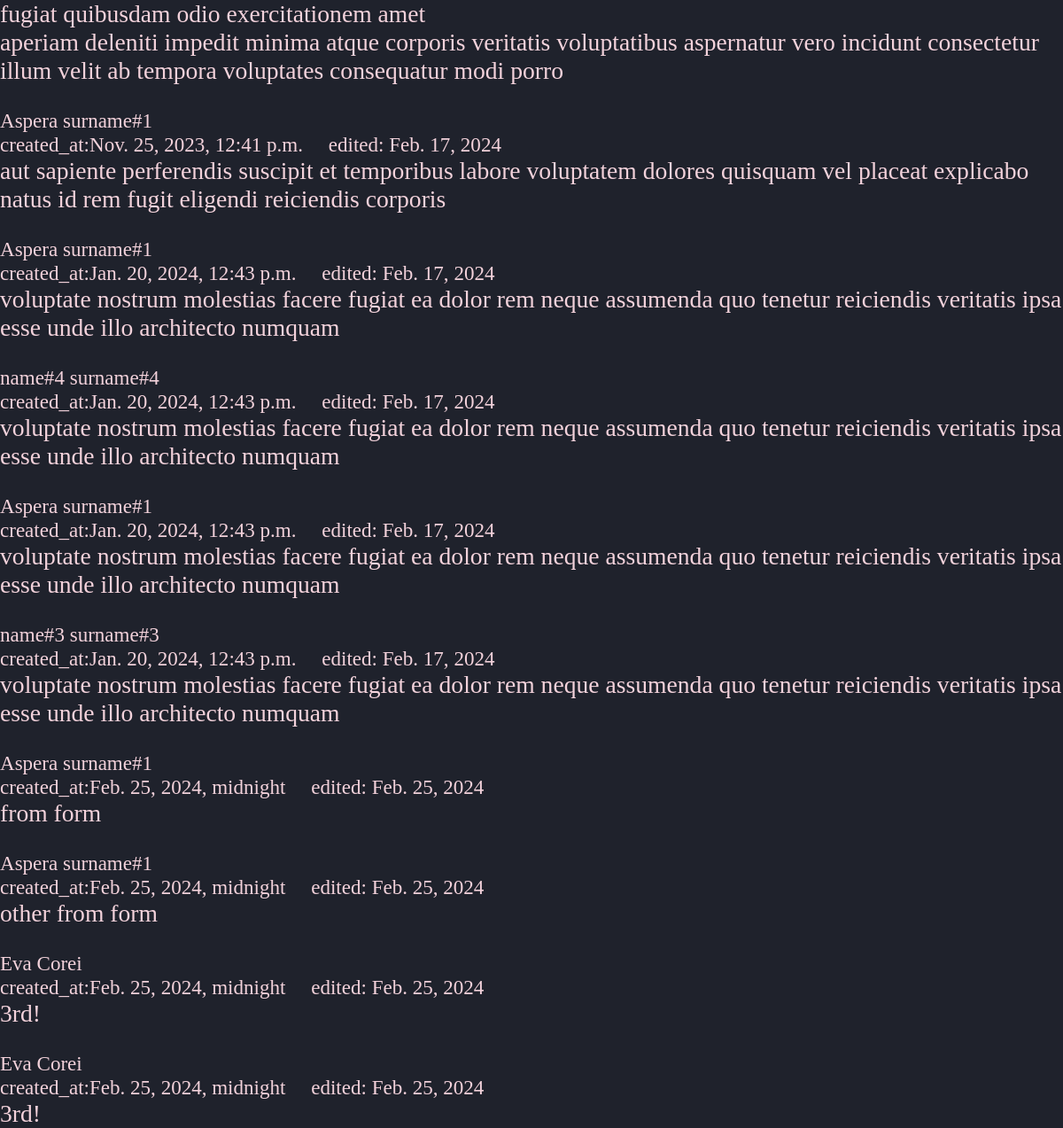
The page /all_comments/15 on the database as committed earlier.
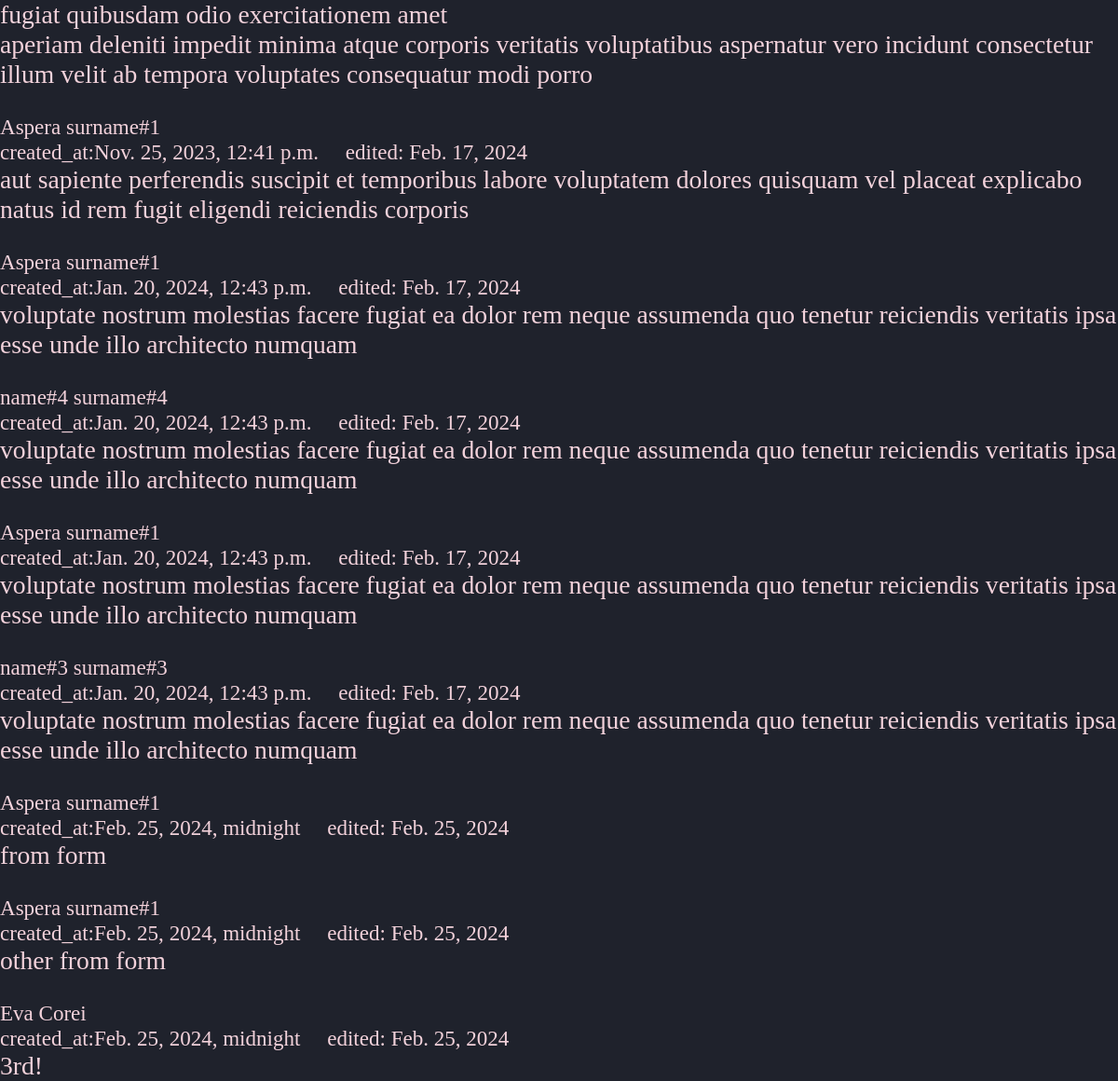
The same page on the database as committed later.
### blog_models/models.py (models this page shows, shortened)
class Comment(Model):
    author: Author = ForeignKey(Author, on_delete=DO_NOTHING)
    article: Article = ForeignKey(Article, on_delete=DO_NOTHING)
    content = TextField(default=lorem_ipsum.words(count=20, common=False))
    date_created = DateTimeField(
        default=(datetime.now()
                 - timedelta(weeks=4 * choice(range(1, 4)))))  ##.strftime("%Y-%m-%d %H:%M"))
    date_edited = DateField(auto_now_add=True, null=True)

class Author(Model):
    name, surname = CharField(max_length=100), CharField(max_length=100)
    email = EmailField()
    bio = TextField(default=lorem_ipsum.words(count=20, common=False))
    birth_date = DateField(default=(datetime.now()
                                    - timedelta(weeks=4 * 12 * choice(range(5, 95))))
                           .date()
                           .strftime("%Y-%m-%d"))
    full_name = CharField(max_length=200, blank=True, default="", null=True)

### blog_models/views.py (the view)
# urls.py: path('all_comments/<int:article_id>', views.GetAllCommentsOnArticle.as_view(), name='get_comments'),
class GetAllCommentsOnArticle(TemplateView):
    template_name = "blog_models/all_comments.html"
    def get_context_data(self, **kwargs):
        context = super().get_context_data(**kwargs)
        art_id = kwargs['article_id']
        article = get_object_or_404(Article, pk=art_id)
        context['title']: str = f"Comments on '{article.title}'"
        context['details'] = dict()
        context['details']['title']: str = article.title
        context['details']['content']: str = article.content
        context['comments']: QuerySet[Comment] = Comment.objects.filter(article_id__exact=art_id)
        return context

### blog_models/templates/blog_models/all_comments.html (shortened to what this page needs)
{% extends 'base.html' %}
{% block content %}
<div>{{ details.title }}</div>
<div>{{ details.content }}</div>
{% for comment_ in comments %}
<br>
{{ comment_.author.full_name }}<br>
created_at:{{ comment_.date_created  }}&emsp;
{% if comment_.date_edited != None %} edited: {{ comment_.date_edited }} {% endif %}<br>
<div>{{ comment_.content }}</div>
{% endfor %}
{% endblock %}

Rows that differ between the two databases and show on the page:
removed Comment: author.full_name "Eva Corei", date_created "Feb. 25, 2024, midnight", date_edited "Feb. 25, 2024", content "3rd!"
